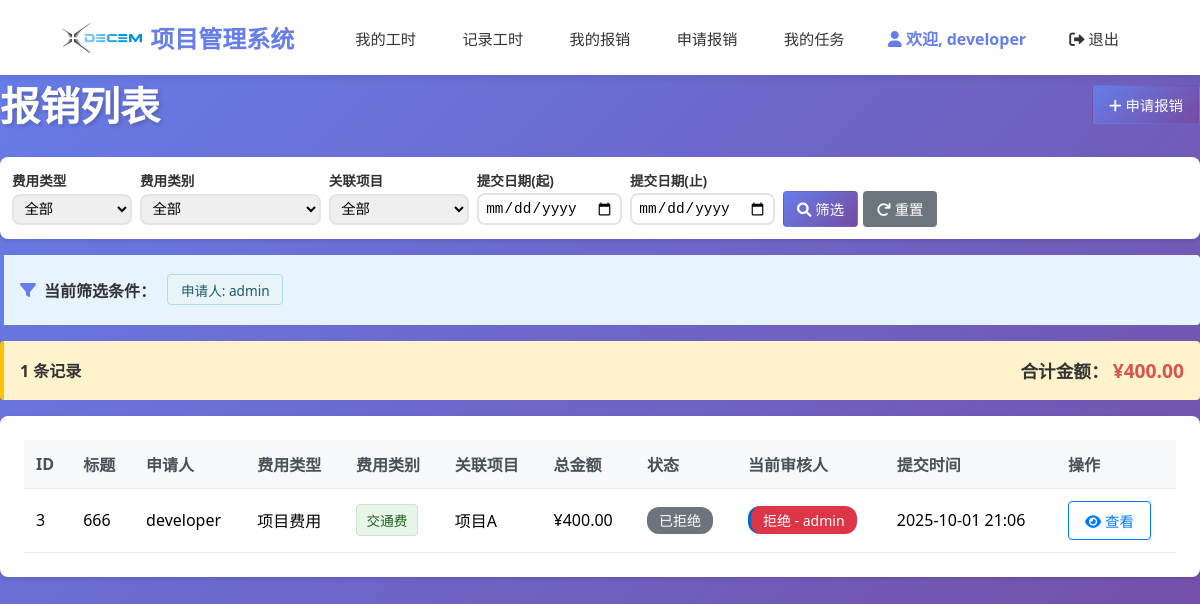
Page /expenses?user_id=1 (signed in) on the earlier database version.
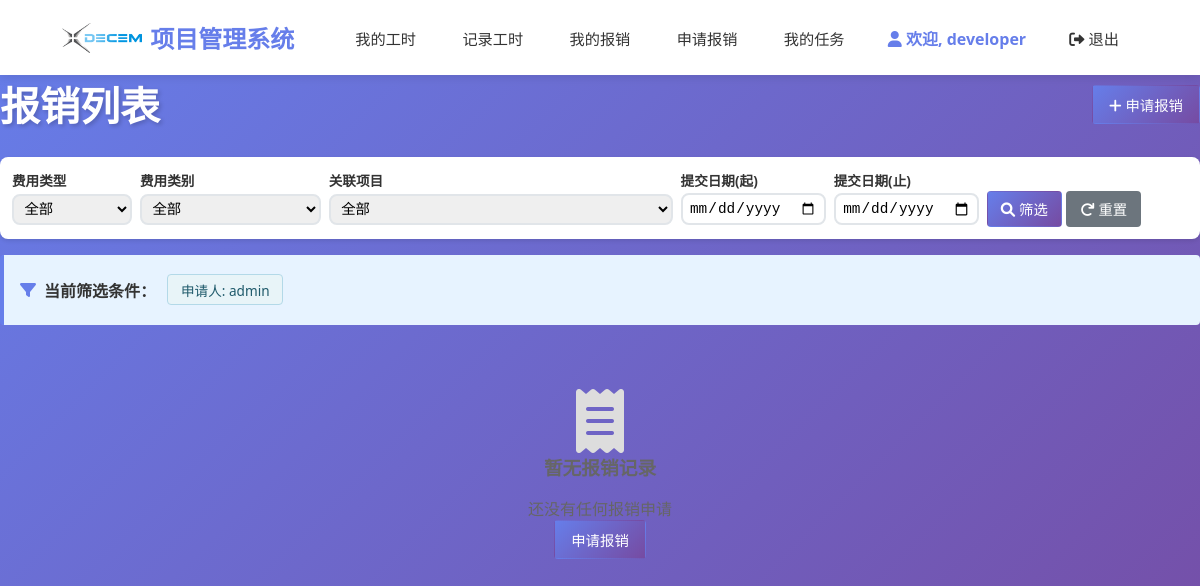
Same page on the later database version.
### models.py (models this page shows, shortened)
class User(UserMixin, db.Model):
    __tablename__ = "users"
    id = db.Column(db.Integer, primary_key=True, autoincrement=True)
    username = db.Column(db.String(80), unique=True, nullable=False)
    password_hash = db.Column(db.String(120), nullable=False)
    role = db.Column(db.String(20), nullable=False)  # 'admin', 'finance', 'developer', 'project_manager'
    created_at = db.Column(db.DateTime, default=datetime.now)
    default_hourly_rate = db.Column(db.Numeric(10, 2), nullable=True)  # 默认工时费用
    ROLE_ADMIN = 'admin'
    ROLE_FINANCE = 'finance'
    ROLE_DEVELOPER = 'developer'
    ROLE_PROJECT_MANAGER = 'project_manager'
    def is_admin(self):
        return self.role == self.ROLE_ADMIN
    def is_developer(self):
        return self.role == self.ROLE_DEVELOPER
    def is_project_manager(self):
        return self.role == self.ROLE_PROJECT_MANAGER
    def has_full_access(self):
        return self.role in [self.ROLE_ADMIN, self.ROLE_FINANCE]

class Expense(db.Model):
    __tablename__ = "expenses"
    id = db.Column(db.Integer, primary_key=True, autoincrement=True)
    user_id = db.Column(db.Integer, db.ForeignKey('users.id'), nullable=False)
    project_id = db.Column(db.Integer, db.ForeignKey('projects.id'), nullable=True)  # 可关联项目，也可以是售前费用
    title = db.Column(db.String(200), nullable=False)  # 报销标题
    expense_type = db.Column(db.String(50), nullable=False)  # 费用类型：项目费用、售前费用
    total_amount = db.Column(db.Numeric(10, 2), nullable=False)  # 总金额
    status = db.Column(db.String(20), nullable=False, default='新建')  # 状态：新建、处理中、通过
    submit_date = db.Column(db.DateTime, default=datetime.now)  # 提交日期
    approve_date = db.Column(db.DateTime, nullable=True)  # 审批日期
    approver_id = db.Column(db.Integer, db.ForeignKey('users.id'), nullable=True)  # 审批人
    approve_comment = db.Column(db.Text, nullable=True)  # 审批意见
    description = db.Column(db.Text, nullable=True)  # 报销说明
    created_at = db.Column(db.DateTime, default=datetime.now)
    EXPENSE_TYPE_CHOICES = [
        ('项目费用', '项目费用'),
        ('售前费用', '售前费用'),
        ('其他费用', '其他费用')
    ]
    STATUS_CHOICES = [
        ('新建', '新建'),
        ('处理中', '处理中'),
        ('等待退款', '等待退款'),
        ('退款完成', '退款完成'),
        ('已完成', '已完成')
    ]
    user = db.relationship('User', foreign_keys=[user_id], backref=db.backref('expenses', lazy=True))
    project = db.relationship('Project', backref=db.backref('expenses', lazy=True))
    approver = db.relationship('User', foreign_keys=[approver_id], backref=db.backref('approved_expenses', lazy=True))
    def get_status_color(self):
        status_colors = {
            '新建': '#6c757d',       # 灰色
            '处理中': '#17a2b8',     # 青色
            '等待退款': '#fd7e14',   # 橙色
            '退款完成': '#28a745',   # 绿色
            '已完成': '#28a745'      # 绿色
        }
        return status_colors.get(self.status, '#6c757d')

class Project(db.Model):
    __tablename__ = "projects"
    id = db.Column(db.Integer, primary_key=True, autoincrement=True)
    project_number = db.Column(db.String(20), unique=True, nullable=True)  # 项目编号
    name = db.Column(db.String(200), nullable=False)
    manager = db.Column(db.String(100), nullable=False)
    start_date = db.Column(db.Date, nullable=True)
    planned_end_date = db.Column(db.Date, nullable=True)
    contract_signing_date = db.Column(db.Date, nullable=True)  # 合同签订日期
    estimated_hours = db.Column(db.Float, nullable=True)  # 预计开发工时
    contract_amount = db.Column(db.Numeric(14, 2), nullable=True)
    status = db.Column(db.String(20), nullable=False, default='启动中')  # 项目状态
    payment_method = db.Column(db.String(50), nullable=True)  # 付款方式
    acceptance_date = db.Column(db.Date, nullable=True)  # 验收日期
    settlement_date = db.Column(db.Date, nullable=True)  # 结算日期
    invoice_stage = db.Column(db.String(20), nullable=True, default='未开')  # 当前发票开具阶段
    invoice_date = db.Column(db.Date, nullable=True)  # 开票日期
    invoice_amount = db.Column(db.Numeric(14, 2), nullable=True)  # 发票金额(含税)
    invoice_file = db.Column(db.String(500), nullable=True)  # 发票文件路径
    invoice_notes = db.Column(db.Text, nullable=True)  # 开票备注
    contract_amount_with_tax = db.Column(db.Numeric(14, 2), nullable=True)  # 合同金额含税
    contract_amount_without_tax = db.Column(db.Numeric(14, 2), nullable=True)  # 合同金额
    payment_received = db.Column(db.Numeric(14, 2), nullable=True)  # 回款金额(含税)
    remaining_amount = db.Column(db.Numeric(14, 2), nullable=True)  # 剩余金额
    project_type = db.Column(db.String(50), nullable=True)  # 项目类型
    customer_name = db.Column(db.String(200), nullable=True)  # 客户名称
    final_customer = db.Column(db.String(200), nullable=True)  # 最终客户
    po_number = db.Column(db.String(100), nullable=True)  # PO号
    contract_file = db.Column(db.String(500), nullable=True)  # 合同文件路径
    created_at = db.Column(db.DateTime, default=datetime.now)
    outsourcing_cost = db.Column(db.Numeric(10, 2), default=0)  # 外包费用(含税)
    outsourcing_cost_without_tax = db.Column(db.Numeric(10, 2), default=0)  # 外包费用(不含税)
    supplier_name = db.Column(db.String(200), nullable=True)  # 供应商名称
    supplier_invoice_issued = db.Column(db.Boolean, default=False)  # 供应商发票是否开具
    supplier_pending_amount = db.Column(db.Numeric(10, 2), default=0)  # 供应商待付金额(不含税)
    outsourcing_cost_notes = db.Column(db.Text)  # 外包费用备注
    indirect_cost = db.Column(db.Numeric(10, 2), default=0)  # 间接成本
    indirect_cost_notes = db.Column(db.Text)  # 间接成本备注
    stage_payment_notes = db.Column(db.Text)  # 阶段付款备注
    payment_amount_notes = db.Column(db.Text)  # 回款金额备注
    invoice_amount_issued = db.Column(db.Numeric(14, 2), default=0)  # 已开发票金额
    current_invoice_amount = db.Column(db.Numeric(14, 2), default=0)  # 当前发票金额
    accounts_receivable = db.Column(db.Numeric(14, 2), default=0)  # 应收账款
    area = db.Column(db.Numeric(10, 2), nullable=True)  # 面积
    unit_price = db.Column(db.Numeric(10, 2), nullable=True)  # 单价
    values = db.relationship('ProjectCustomFieldValue', backref='project', lazy='dynamic', cascade='all, delete-orphan')
    invoice_files = db.relationship('InvoiceFile', backref='project', lazy=True, cascade='all, delete-orphan')
    STATUS_CHOICES = [
        ('启动中', '启动中'),
        ('进行中', '进行中'),
        ('暂停', '暂停'),
        ('验收中', '验收中'),
        ('验收待回款', '验收待回款'),
        ('结算', '结算')
    ]
    PAYMENT_METHOD_CHOICES = [
        ('验收后全款', '验收后全款'),
        ('分阶段付款（3/5/2）', '分阶段付款（3/5/2）'),
        ('分阶段付款（3/6/1）', '分阶段付款（3/6/1）'),
        ('分阶段付款（3/4/3）', '分阶段付款（3/4/3）'),
        ('分阶段付款（5/5）', '分阶段付款（5/5）'),
        ('分阶段付款（3/7）', '分阶段付款（3/7）'),
        ('分阶段付款（4/6）', '分阶段付款（4/6）'),
        ('按小时付款', '按小时付款')
    ]
    PROJECT_TYPE_CHOICES = [
        ('物流仿真', '物流仿真'),
        ('机器人仿真', '机器人仿真'),
        ('工艺规划', '工艺规划'),
        ('物流规划', '物流规划'),
        ('动画', '动画'),
        ('激光扫描', '激光扫描'),
        ('数字孪生', '数字孪生'),
        ('虚拟调试', '虚拟调试')
    ]
    INVOICE_STAGE_CHOICES = [
        ('未开', '未开'),
        ('预付款', '预付款'),
        ('第二阶段', '第二阶段'),
        ('第三阶段', '第三阶段'),
        ('第四阶段', '第四阶段'),
        ('尾款', '尾款')
    ]

### app.py (the view, shortened to what this page needs)
@app.route("/expenses")
@login_required
def expense_list():
    user_id = request.args.get('user_id', type=int)
    expense_type = request.args.get('expense_type')
    project_id = request.args.get('project_id', type=int)
    submit_date_from = request.args.get('submit_date_from')
    submit_date_to = request.args.get('submit_date_to')
    expense_category = request.args.get('expense_category')
    if current_user.has_full_access():
        query = Expense.query
    else:
        query = Expense.query.filter_by(user_id=current_user.id)
    if user_id and current_user.has_full_access():
        query = query.filter_by(user_id=user_id)
    if expense_type:
        query = query.filter_by(expense_type=expense_type)
    if project_id:
        query = query.filter_by(project_id=project_id)
    if submit_date_from:
        try:
            from_date = datetime.strptime(submit_date_from, '%Y-%m-%d').date()
            query = query.filter(db.func.date(Expense.submit_date) >= from_date)
        except ValueError:
            pass
    if submit_date_to:
        try:
            to_date = datetime.strptime(submit_date_to, '%Y-%m-%d').date()
            query = query.filter(db.func.date(Expense.submit_date) <= to_date)
        except ValueError:
            pass
    if expense_category:
        expense_ids_with_category = db.session.query(ExpenseItem.expense_id).filter(
            ExpenseItem.category == expense_category
        ).distinct().all()
        expense_ids = [item[0] for item in expense_ids_with_category]
        query = query.filter(Expense.id.in_(expense_ids)) if expense_ids else query.filter(False)
    expenses = query.order_by(Expense.submit_date.desc()).all()
    total_amount = sum(float(expense.total_amount) for expense in expenses)
    for expense in expenses:
        pending_task = Task.query.filter(
            Task.expense_id == expense.id,
            Task.task_type == 'expense_process',
            Task.status.in_(['处理中', '等待退款', '退款完成'])
        ).first()
        expense.pending_task = pending_task
    all_users = User.query.all()
    all_projects = Project.query.all()
    all_expense_types = ['项目费用', '售前费用', '其他费用']
    all_expense_categories = [
        '业务招待费', '办公用品', '差旅费', '通讯费', '外包费（对私）',
        '福利费', '电脑网络打印机硬件费', '培训费', '商务费', '团建费', '财务和审计', '其他费用'
    ]
    return render_template(
        "expense_list.html",
        expenses=expenses,
        all_users=all_users,
        all_projects=all_projects,
        all_expense_types=all_expense_types,
        all_expense_categories=all_expense_categories,
        selected_user_id=user_id,
        selected_expense_type=expense_type,
        selected_project_id=project_id,
        selected_expense_category=expense_category,
        submit_date_from=submit_date_from,
        submit_date_to=submit_date_to,
        total_amount=total_amount
    )

### app.py (called while the page is built)
@login_manager.user_loader
def load_user(user_id):
    return db.session.get(User, int(user_id))

@app.before_request
def check_session_timeout():
    if current_user.is_authenticated:
        session.permanent = True
        last_activity = session.get('last_activity')
        now = datetime.now()
        if last_activity:
            last_activity_time = datetime.fromisoformat(last_activity)
            if now - last_activity_time > timedelta(seconds=600):
                username = current_user.username
                logout_user()
                session.clear()
                flash('由于长时间未操作，您已被自动退出，请重新登录', 'warning')
                return redirect(url_for('login'))
        if not request.path.startswith('/static/'):
            session['last_activity'] = now.isoformat()

### templates/expense_list.html (shortened to what the changed rows need)
{% extends "base.html" %}
{% block content %}
<div class="page-header" style="display: flex; justify-content: space-between; align-items: center; margin-bottom: 1.5rem;">
    <h1 class="page-title" style="margin: 0;">报销列表</h1>
</div>
{% if selected_user_id or selected_expense_type or selected_project_id or selected_expense_category or submit_date_from or submit_date_to %}
<div style="background: #e7f3ff; border-left: 4px solid #667eea; padding: 1rem; margin-bottom: 1rem; border-radius: 4px;">
    <div style="display: flex; align-items: center; gap: 0.5rem; color: #333; flex-wrap: wrap;">
        <i class="fas fa-filter" style="color: #667eea;"></i>
        <strong>当前筛选条件：</strong>
        {% if selected_user_id %}
            <span class="filter-tag">申请人:
                {% for user in all_users %}
                    {% if user.id == selected_user_id %}{{ user.username }}{% endif %}
                {% endfor %}
            </span>
        {% endif %}
    </div>
</div>
{% endif %}
{% if expenses %}
<div style="background: #fff3cd; border-left: 4px solid #ffc107; padding: 1rem; margin-bottom: 1rem; border-radius: 4px; display: flex; justify-content: space-between; align-items: center;">
    <div style="color: #333;">
        <strong>{{ expenses|length }} 条记录</strong>
    </div>
    <div style="color: #333;">
        <strong style="font-size: 1.1rem;">合计金额：</strong>
        <span style="font-size: 1.2rem; color: #d9534f; font-weight: bold;">¥{{ "%.2f"|format(total_amount) }}</span>
    </div>
</div>
{% endif %}
{% if expenses %}
    <div class="card">
        <div class="table-responsive">
            <table class="table">
                <thead>
                    <tr>
                        <th>ID</th>
                        <th>标题</th>
                        <th>申请人</th>
                        <th>费用类型</th>
                        <th>费用类别</th>
                        <th>关联项目</th>
                        <th>总金额</th>
                        <th>状态</th>
                        <th>当前审核人</th>
                        <th>提交时间</th>
                        <th>操作</th>
                    </tr>
                </thead>
                <tbody>
                    {% for expense in expenses %}
                    <tr>
                        <td>{{ expense.id }}</td>
                        <td>{{ expense.title }}</td>
                        <td>{{ expense.user.username }}</td>
                        <td>{{ expense.expense_type }}</td>
                        <td>
                            {% if expense.items %}
                                <span class="category-tag">{{ expense.items|map(attribute='category')|list|join(', ') }}</span>
                            {% else %}
                                <span class="text-muted">-</span>
                            {% endif %}
                        </td>
                        <td>
                            {% if expense.project %}
                                {{ expense.project.name }}
                            {% else %}
                                <span class="text-muted">无</span>
                            {% endif %}
                        </td>
                        <td class="text-right">¥{{ "%.2f"|format(expense.total_amount) }}</td>
                        <td>
                            <span class="status-badge" style="background-color: {{ expense.get_status_color() }};">
                                {{ expense.status }}
                            </span>
                        </td>
                        <td>
                            {% if expense.status == '已拒绝' %}
                                <span class="approver-badge" style="background-color: #dc3545; color: white;">
                                    拒绝 - {{ expense.approver.username if expense.approver else '未知审批人' }}
                                </span>
                            {% elif expense.pending_task %}
                                <span class="approver-badge">{{ expense.pending_task.assigned_user.username }}</span>
                            {% elif expense.approver %}
                                <span class="approver-badge">{{ expense.approver.username }}</span>
                            {% else %}
                                <span class="text-muted">-</span>
                            {% endif %}
                        </td>
                        <td>{{ expense.submit_date.strftime('%Y-%m-%d %H:%M') }}</td>
                        <td>
                            <div class="btn-group">
                                {% set can_approve = current_user.has_full_access() or (current_user.is_project_manager() and expense.project_id and current_user.can_view_project(expense.project_id)) %}
                                <a href="{{ url_for('expense_detail', expense_id=expense.id) }}"
                                   class="btn btn-sm btn-outline-primary">
                                    <i class="fas fa-eye"></i> 查看
                                </a>
                            </div>
                        </td>
                    </tr>
                    {% endfor %}
                </tbody>
            </table>
        </div>
    </div>
{% else %}
    <div class="empty-state">
        <i class="fas fa-receipt" style="font-size: 4rem; color: #ddd;"></i>
        <h3>暂无报销记录</h3>
        <p>还没有任何报销申请</p>
        {% if not current_user.is_admin() %}
            <a href="{{ url_for('expense_create') }}" class="btn btn-primary">申请报销</a>
        {% endif %}
    </div>
{% endif %}
{% endblock %}

Differences in the rows shown:
no longer on this page (row edited): Expense: id "3", title "666", user.username "developer", expense_type "项目费用", items|map "交通费", project.name "项目A", total_amount "400.00", status "已拒绝", approver "admin", submit_date "2025-10-01 21:06"
Other differences:
{{ expenses|length }}: "1" → (not shown)
{{ "%.2f"|format(total_amount) }}: "400.00" → (not shown)
text no longer shown: "条记录 合计金额： ¥ ID 标题 申请人 费用类型 费用类别 关联项目 总金额 状态 当前审核人 提交时间 操作"
text now shown: "申请报销"
